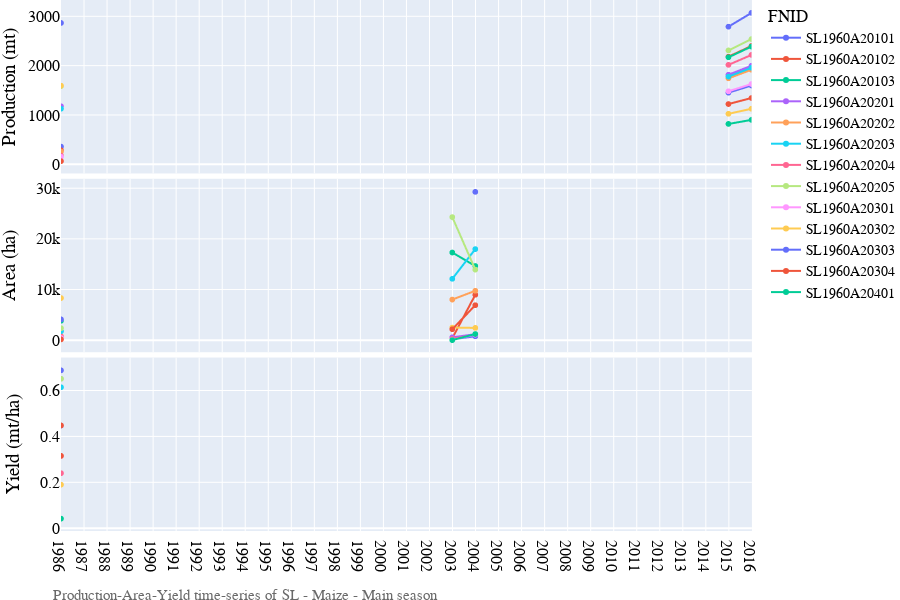
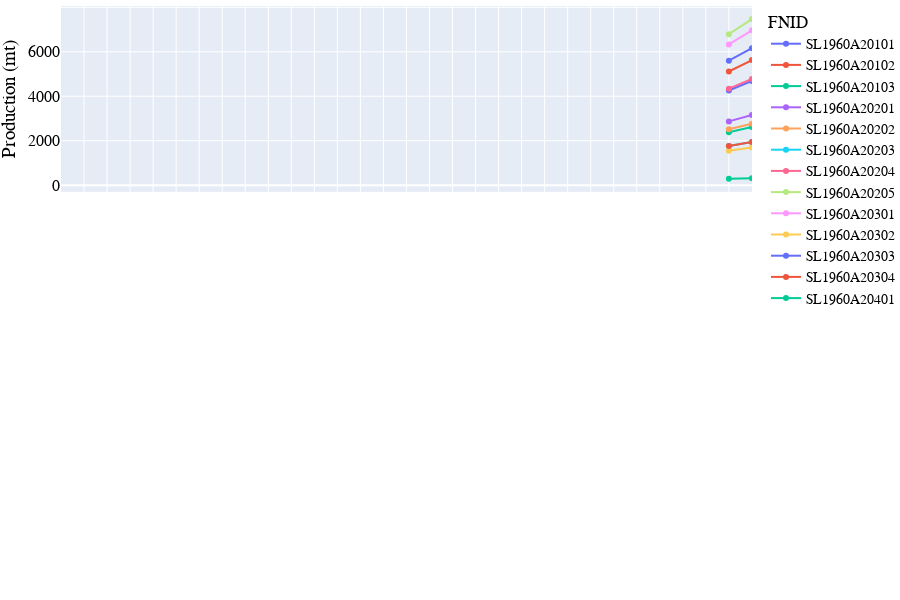
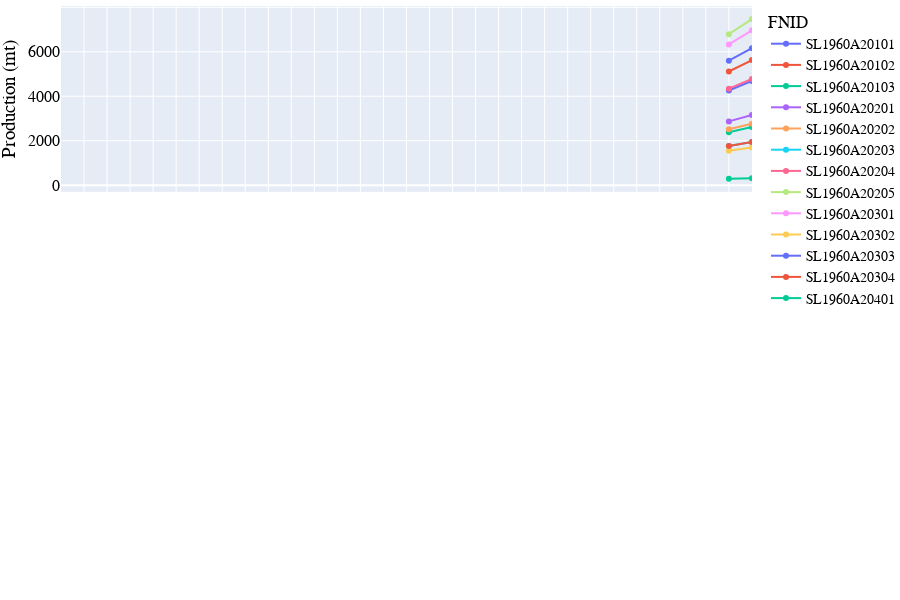
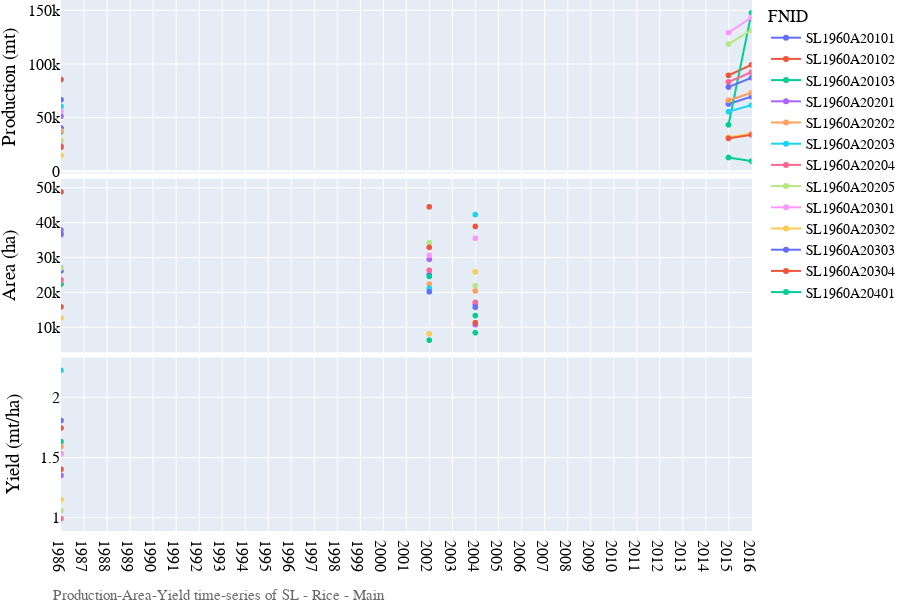

The code cell stored with these charts, in order, in its notebook:
### Code cell
# Lineplot of Production-Area-Yield time-series
country_iso, country_name = 'SL', 'Sierra Leone'
df = pd.read_csv('../data/crop/adm_crop_production_%s.csv' % country_iso, index_col=0)
df['year'] = df['harvest_year']
year = [df['year'].min(), df['year'].max()]
product_season = [
    ['Maize','Main'],
    ['Sorghum','Main'],
    ['Rice','Main'],
    ['Groundnuts (In Shell)','Main'],
    ['Cassava','Main'],
]
for product_name, season_name in product_season:
    footnote = 'Production-Area-Yield time-series of %s - %s - %s' % (country_iso, product_name, season_name)
    fn_save = '../figures/%s_line_pay_%s_%s.png' % (country_iso, product_name, season_name)
    sub = df[(df['product'] == product_name) & (df['season_name'] == season_name)]
    fig = PlotLinePAY(sub, year, footnote)#, fn_save)
    fig.show()
